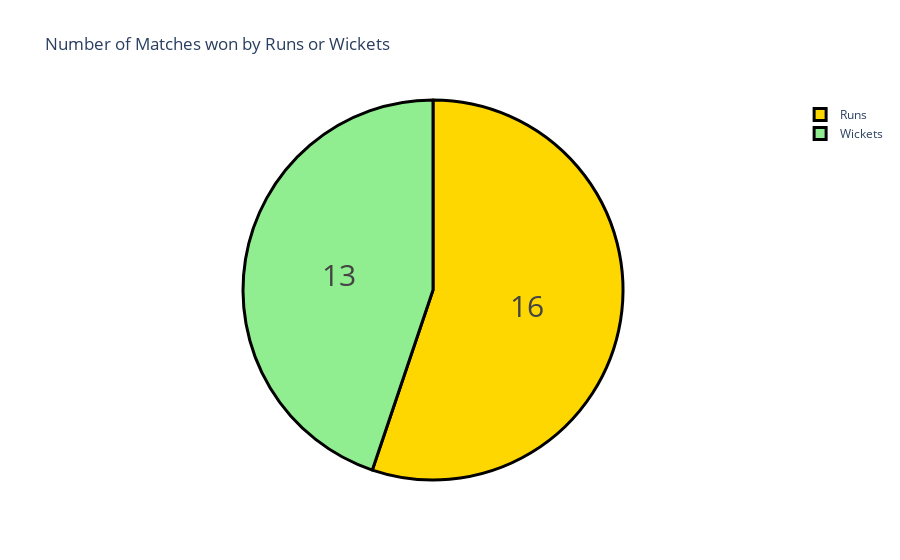

Write notebook code for a chart like this one.
### Markdown cell above
### Now let’s have a look at the number of matches won by batting first or second in the t20 world cup 2022:

### Code cell
won_by=data["won by"].value_counts()
label=won_by.index
counts=won_by.values
colors=["gold","lightgreen"]

fig = go.Figure(data=[go.Pie(labels=label, values=counts)])
fig.update_layout(title_text="Number of Matches won by Runs or Wickets")
fig.update_traces(hoverinfo='label+percent', textinfo='value', textfont_size=30,
                  marker=dict(colors=colors, line=dict(color='black', width=3)))
fig.show()

### Figure 1 — Plotly figure (JSON) as saved in the notebook; plotly's stock layout.template omitted (floating-point values rounded to 4 significant figures)
{"data": [{"hoverinfo": "label+percent", "labels": ["Runs", "Wickets"], "marker": {"colors": ["gold", "lightgreen"], "line": {"color": "black", "width": 3}}, "textfont": {"size": 30}, "textinfo": "value", "type": "pie", "values": [16, 13]}], "layout": {"title": {"text": "Number of Matches won by Runs or Wickets"}}}
